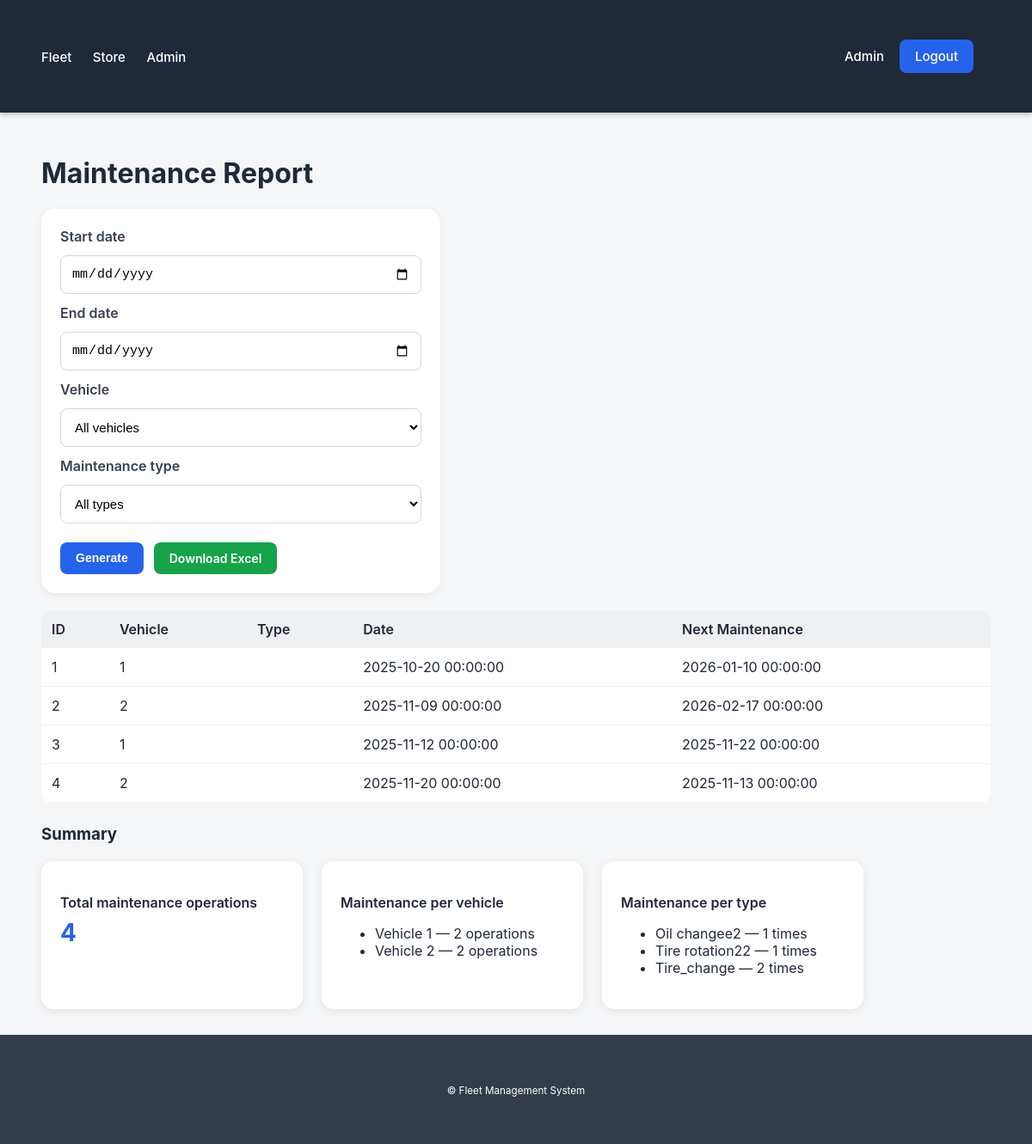
Page /store/reports/maintenance (signed in) on the committed database.
### app/models/maintenance.py (models this page shows, shortened)
class Maintenance(db.Model):
    __tablename__ = 'maintenances'
    id = db.Column(db.Integer, primary_key=True)
    maintenance_type = db.Column(db.String(150), nullable=False)
    date = db.Column(db.DateTime, default=datetime.utcnow)
    next_date = db.Column(db.DateTime, nullable=True)
    vehicle_id = db.Column(db.Integer, db.ForeignKey('vehicles.id'), nullable=False)

### app/controllers/store_controller.py (the view)
@store_bp.route('/reports/maintenance')
@store_access_required
def report_maintenance():
    start_raw = request.args.get("from")
    end_raw = request.args.get("to")
    vehicle_id_raw = request.args.get("vehicle_id")
    start = _safe_parse_date(start_raw)
    end = _safe_parse_date(end_raw)
    raw = MaintenanceService.get_all()
    maint = raw[0] if isinstance(raw, tuple) else raw
    try:
        vehicle_id = int(vehicle_id_raw) if vehicle_id_raw else None
    except:
        vehicle_id = None
    filtered = []
    for m in maint:
        m_date = _safe_parse_date(m.date)
        if vehicle_id and m.vehicle_id != vehicle_id:
            continue
        if start and m_date and m_date < start:
            continue
        if end and m_date and m_date > end:
            continue
        filtered.append(m)
    per_vehicle = {}
    per_type = {}
    for m in filtered:
        per_vehicle[m.vehicle_id] = per_vehicle.get(m.vehicle_id, 0) + 1
        per_type[m.maintenance_type] = per_type.get(m.maintenance_type, 0) + 1
    report = {
        "records": filtered,
        "count": len(filtered),
        "per_vehicle": per_vehicle,
        "per_type": per_type
    }
    return render_template(
        "Store/reports_maintenance.html",
        report=report,
        start_date=start_raw,
        end_date=end_raw,
        vehicle_id=vehicle_id_raw
    )

### app/controllers/store_controller.py (called while the page is built, shortened)
def store_access_required(func):
    @wraps(func)
    def wrapper(*args, **kwargs):
        if "user_id" not in session:
            flash("You must log in first.", "warning")
            return redirect(url_for("auth.login"))
        if session.get("role") not in ("user", "admin"):
            flash("Access denied.", "danger")
            return redirect(url_for("auth.login"))
        return func(*args, **kwargs)
    return wrapper

def _safe_parse_date(x):
    if not x:
        return None
    if isinstance(x, datetime):
        return x

### app/repositories/maintenance_repository.py (called while the page is built)
    @staticmethod
    def get_all(query=None, page=None, per_page=None):
        q = Maintenance.query
        if query:
            search = f"%{query}%"
            q = q.filter(Maintenance.maintenance_type.ilike(search))
        q = q.order_by(Maintenance.id)
        if page and per_page:
            pag = q.paginate(page=page, per_page=per_page, error_out=False)
            return pag.items, pag.pages
        items = q.all()
        return items, 1

### app/services/maintenance_service.py (called while the page is built)
    @staticmethod
    def get_all(query=None, page=None, per_page=None):
        return MaintenanceRepository.get_all(query=query, page=page, per_page=per_page)

### app/templates/Store/reports_maintenance.html (shortened to what this page needs)
{% extends 'base.html' %}
{% block content %}
<h1>Maintenance Report</h1>
<form method="get" class="form-card" style="margin-bottom: 20px; max-width: 600px;">
  <label>Start date</label>
  <input type="date" name="from" value="{{ request.args.get('from','') }}">
  <label>End date</label>
  <input type="date" name="to" value="{{ request.args.get('to','') }}">
  <label>Vehicle</label>
  <select name="vehicle_id">
    <option value="">All vehicles</option>
  </select>
  <label>Maintenance type</label>
  <select name="type">
    <option value="">All types</option>
  </select>
  <div class="form-row" style="margin-top: 10px;">
    <button class="button" type="submit">Generate</button>
    <a class="button"
       style="background:#16a34a;"
       href="{{ url_for('store.report_maintenance_export',
                        from=request.args.get('from',''),
                        to=request.args.get('to',''),
                        vehicle_id=request.args.get('vehicle_id',''),
                        type=request.args.get('type','')) }}">
      Download Excel
    </a>
  </div>
</form>
<table class="table">
  <thead>
    <tr>
      <th>ID</th>
      <th>Vehicle</th>
      <th>Type</th>
      <th>Date</th>
      <th>Next Maintenance</th>
    </tr>
  </thead>
  <tbody>
    {% for m in report.records %}
      <tr>
        <td>{{ m.id }}</td>
        <td>{{ m.vehicle_id }}</td>
        <td>{{ m.type }}</td>
        <td>{{ m.date }}</td>
        <td>{{ m.next_date }}</td>
      </tr>
    {% else %}
      <tr><td colspan="5">No data</td></tr>
    {% endfor %}
  </tbody>
</table>
<h3 style="margin-top: 25px;">Summary</h3>
<div class="cards">
  <div class="card">
    <h3>Total maintenance operations</h3>
    <div class="card-value">{{ report.count }}</div>
  </div>
  <div class="card">
    <h3>Maintenance per vehicle</h3>
    <ul>
      {% for vid, cnt in report.per_vehicle.items() %}
        <li>Vehicle {{ vid }} — {{ cnt }} operations</li>
      {% endfor %}
    </ul>
  </div>
  <div class="card">
    <h3>Maintenance per type</h3>
    <ul>
      {% for t, cnt in report.per_type.items() %}
        <li>{{ t|capitalize }} — {{ cnt }} times</li>
      {% endfor %}
    </ul>
  </div>
</div>
{% endblock %}

### app/static/css/style.css (style rules this page uses)
html, body { height: 100%; }
body { margin: 0; padding: 0; font-family: -apple-system, BlinkMacSystemFont, "Segoe UI", Roboto, Arial, sans-serif; background: #f4f6f8; color: #1f2937; display: flex; flex-direction: column; }
* { transition: 0.15s ease; }
.cards { display: flex; flex-wrap: wrap; gap: 22px; margin-top: 20px; }
.card { background: white; padding: 22px; border-radius: 14px; width: calc(25% - 16px); min-width: 220px; box-shadow: 0 2px 12px rgba(0,0,0,0.08); }
.card h3 { font-size: 16px; font-weight: 600; margin-bottom: 8px; }
.card-value { font-size: 28px; font-weight: bold; color: #2563eb; }
.button { padding: 10px 18px; border-radius: 8px; background: #2563eb; color: white; text-decoration: none; font-weight: 600; font-size: 14px; display: inline-block; border: none; cursor: pointer; }
.form-card { background: white; padding: 22px; border-radius: 16px; width: 420px; box-shadow: 0 2px 10px rgba(0,0,0,0.06); display: flex; flex-direction: column; gap: 12px; }
.form-card label { font-weight: 600; color: #374151; }
.form-card input, .form-card select, .form-card textarea { padding: 12px; border-radius: 8px; border: 1px solid #d2d6da; font-size: 15px; background: #fff; }
.form-row { display: flex; gap: 12px; }
.table { width: 100%; border-collapse: collapse; background: white; border-radius: 12px; overflow: hidden; margin-top: 18px; }
.table th { background: #eef0f2; text-align: left; padding: 12px; font-weight: 600; }
.table td { padding: 12px; border-bottom: 1px solid #eef0f2; }

### rows in the picture
Maintenance: id "1", vehicle_id "1", date "2025-10-20 00:00:00", next_date "2026-01-10 00:00:00", maintenance_type "Oil changee2", cnt "1"
Maintenance: id "2", vehicle_id "2", date "2025-11-09 00:00:00", next_date "2026-02-17 00:00:00", maintenance_type "Tire rotation22", cnt "1"
Maintenance: id "3", vehicle_id "1", date "2025-11-12 00:00:00", next_date "2025-11-22 00:00:00", maintenance_type "Tire_change", cnt "2"
Maintenance: id "4", vehicle_id "2", date "2025-11-20 00:00:00", next_date "2025-11-13 00:00:00"

### other values in the picture
{{ session.get('user_name') }} "Admin"
{{ report.count }} "4"
{{ vid }} "1" "2"
{{ cnt }} "2" "2"
